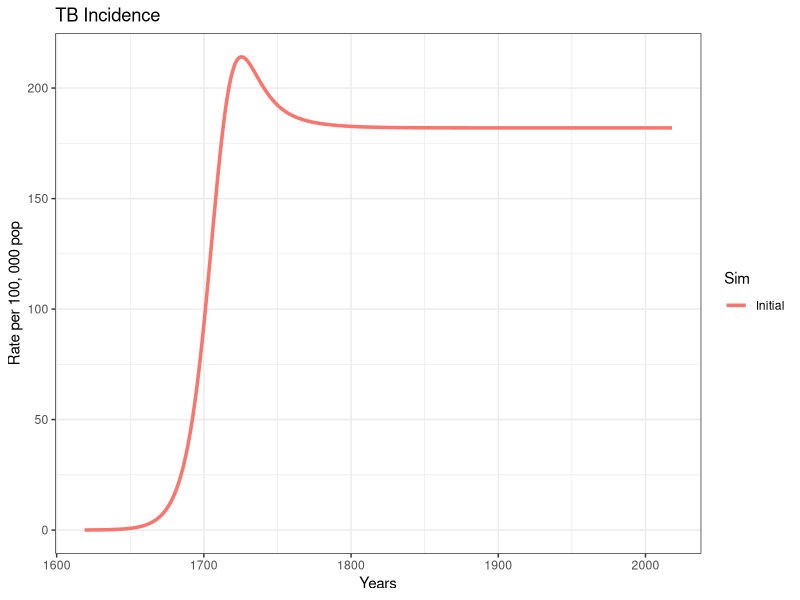
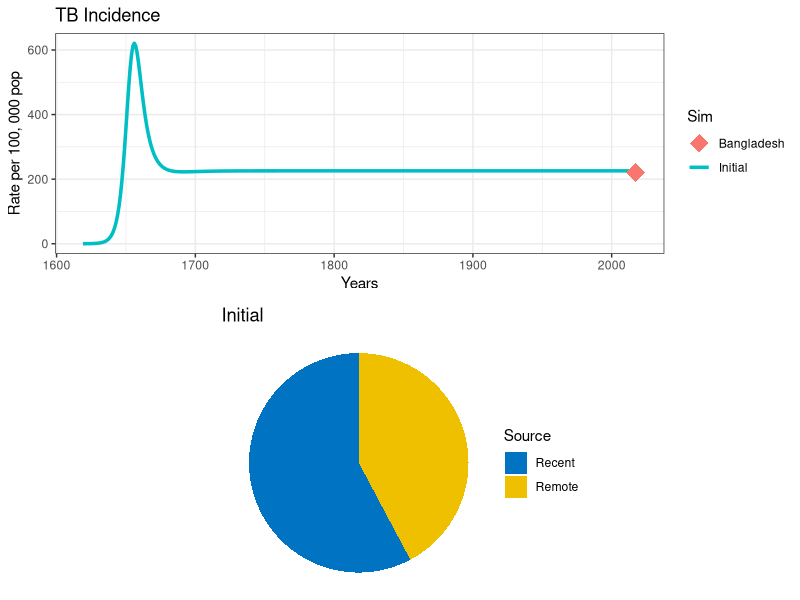
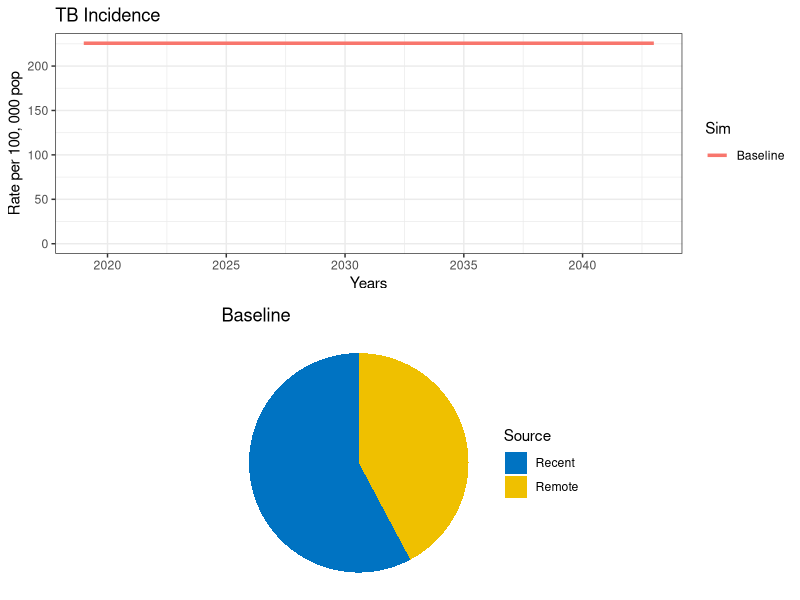

The R script that drew these images, in order: (Note: this script raises an error after producing the figures.)

# topic -------------------------------------------------------------------

#contact-disease models
#https://www.reconlearn.org/post/practical-tb.html

# libraries ---------------------------------------------------------------

library(deSolve)
library(gridExtra)
library(ggplot2)
#library(reshape)

# set parameters ----------------------------------------------------------

T.lfx    <- 72              # Life expectancy
T.dur    <- 3                # Duration of infectious period
beta     <- 4                # Transmission rate per capita ***(range 4-18)
break_in <- 1/T.lfx*(0.1)                # Transition rate from latent to active disease
selfcure <- (1/T.dur)*(0.5)                # Rate of spontaneous cure
mu       <- 1/T.lfx         # Background mortality rate
mu_tb    <- (1/T.dur)*(0.5)                # TB mortality rate
fast     <- 0.1                # Fraction fast progressing to active TB
imm      <- 0.5                # Infectiousness decline (partial immunity)
relapse  <- 0.005                # Relapse rate

# equations ---------------------------------------------------------------

TB.Basic <- function (t, state, parameters) {
  with(as.list(c(state, parameters)),             
       {
         N      <- U + L + I + R            # Total population
         births <- I * mu_tb + N * mu       # Births (for stable population)
         lambda <- beta * I/N               # Force of Infection
         
         # Uninfected 
         dU <- births - U * (lambda + mu)                              
         
         # Latent 
         dL <- U * lambda * (1-fast) + R * (lambda * (1-fast) * imm) - L * (mu + break_in) 
         
         # Active TB
         dI <- U * lambda * fast + R * (lambda * fast * imm) +  L * break_in + R * relapse -
           I * (mu + mu_tb + selfcure)
         
         # Recovered
         dR <- I * selfcure - R * (lambda * imm + relapse + mu)      
         
         # Model outcomes
         dIncidence <- U * (lambda * fast) + R * (lambda * fast * imm) + L * break_in + R * relapse 
         
         # ::::::::: TRY  TO COMPLETE THIS EQUATIONS ***(tip: JUST DESINTEGER THE INCIDENCE)
         
         dIrecent   <- U * lambda * fast + R * (lambda*fast*imm) + R * relapse
           
         dIremote   <- L * break_in
           
         # ::::::::::::::::::::::::::::::::::::::::::::
           
         # wrap-up 
         dx <- c(dU, dL, dI, dR, dIncidence, dIrecent, dIremote)
         list(dx)
       }
  )
}


# function ----------------------------------------------------------------

get_intervention <- function(sfin, params_new, params_old, times_new,
                             t.interv, fx_scale, fx_basic, int_name, data_stub) {
  
  # Starting conditions
  xstart <- c(U = sfin$U,
              L = sfin$L,
              I = sfin$I,
              R = sfin$R,
              Incidence = sfin$Incidence,
              Irecent   = sfin$Irecent,
              Iremote   = sfin$Iremote)
  
  # Select type of function
  if (is.na(t.interv)) {
    fx <- fx_basic
  }  else {
    fx <- fx_scale
  }
  
  # Run the model
  out <- as.data.frame(ode(y = xstart, times = times_new,
                           func = fx, parms = params_new)) 
  # Model output
  N           <- out$U + out$L + out$I + out$R
  rate.inc    <- 1e5 * (diff(out$Incidence) / N[1:length(N) - 1])
  fr.remo     <- diff(out$Iremote) / diff(out$Incidence)
  time        <- out$time[1:length(out$time) - 1]
  dat         <- data.frame(Years = time + (2019 - 400), Incidence = rate.inc)
  dat$Sim     <- int_name
  
  # If it is a first run, nothing to append 
  if (is.na(data_stub)) {
    data <- dat
  }
  else # Append previous runs
  {
    data <- rbind(data_stub, dat)
  }
  
  remote <- fr.remo  # rename a variable with the fraction of remote incidence
  titl   <- int_name
  
  p <- ggplot(data = data, mapping = aes(x = Years, y = Incidence, col = Sim))
  p1 <- p +
    geom_line(size = 1.2) +
    ggtitle ("TB Incidence") +
    theme_bw() + ylab("Rate per 100, 000 pop") +
    ylim(0, max(data$Incidence))
  
  df <- data.frame(
    Source = c("Recent", "Remote"),
    value  = c(1 - tail(remote, 1), tail(remote, 1))
  )
  
  # Pie chart of remote vs recent incidence 
  mycols <- c("#0073C2FF", "#EFC000FF")
  pie <- ggplot(df, aes(x = "", y = value, fill = Source)) +
    geom_bar(width = 1, stat = "identity") +
    coord_polar("y", start = 0) +
    scale_fill_manual(values = mycols) +
    theme_void() +
    ggtitle(titl)
  
  output <- list("out" = out, "lines" = p1, "pie" = pie, "data" = data)
  
  # Return the results
  return(output)
}


# sim parameters ----------------------------------------------------------

t.intervention <- 400      # years of simulation
t.scale        <- 3        # Scaling up time of interventions
times <- seq(0, t.intervention, by = 1)          # time scale


# start values ------------------------------------------------------------

# Prepare to run
params <- c(break_in = break_in, selfcure = selfcure, mu = mu, mu_tb = mu_tb,
            beta = beta, fast = fast, imm = imm, relapse = relapse) # running parameters

# Initial Conditions
N  <- 1                  # Total population equal to unity 
I0 <- 1e-6               # TB seed at time 0

xstart <- data.frame(U = N-I0,
                     L = 0,
                     I = I0,  
                     R = 0,
                     Incidence = 0, 
                     Irecent = 0, 
                     Iremote = 0)                


# solve -------------------------------------------------------------------

# run the model
out  <- get_intervention(xstart, params, NA, times, NA, NA, TB.Basic,
                         "Initial", NA) 
# plot
out$lines

# part II -----------------------------------------------------------------

# :::::: FILL IN THE MISSING VALUES HERE 

Inc.country    <- 221 # TB incidence per 100,000 (including TB/HIV) 
country.name   <- "Bangladesh" # e.g., "Sierra Leone"
params["beta"] <- 6.1  # Transmission rate per capita per year ***(EVALUATE FROM WHERE!)
# ::::::
  
  
# run the model
out0 <- get_intervention(xstart, params, NA, times, NA, NA, TB.Basic,
                           "Initial", NA) 

# plot
dot <- data.frame(Data = country.name, Years = 2017, incidence = Inc.country)

p1 <- out0$lines +
  geom_point(dot, mapping = aes(x = Years, y = incidence, col = Data), 
             size = 6, shape = 18) 

# Arrange plots in a grid
grid.arrange(p1, out0$pie)


# scale up intervention ---------------------------------------------------

# Intervention scaling function
scale_up <- function(t, state, parameters, t.interv, parameters_old, fx) {
  
  scale <- min((t - t.interv[1])/(t.interv[2] - t.interv[1]), 1) 
  if (scale < 0) 
  {
    scale <- 0
  }
  
  pars_scaled <- parameters;
  
  pars_scaled <- parameters_old + scale * (parameters - parameters_old)
  
  return(fx(t, state, pars_scaled))
}

# Function handles

fx_basic <- TB.Basic
fx_scale <- function(t, state, parameters) scale_up(t, state, parameters, t.interv, params, fx_basic)

## Simulation 0
# Project at baseline
int_name    <- "Baseline"

# Initial conditions (starting in 2019)
sfin        <- tail(out0$out, 1)                             
params_base <- params
times_new   <- seq(t.intervention, t.intervention + 25, by = 1)
t.interv    <- c(times_new[2], times_new[2] + t.scale)

# Run model
data0 <- get_intervention(sfin, params_base, params_base, times_new, NA,
                          fx_scale, fx_basic, "Baseline", NA) 
# Plot
grid.arrange(data0$lines, data0$pie)


# TB treatment ------------------------------------------------------------

## Simulation 1
# An Intervention simulating introduction of treatment
int_name  <- "Treatment"

# Update parameter results data frame to append new results
params_1  <- params_base
data_stub <- data0$data

# :::: COMPLETE THE MISSING VALUES AND WRITE A TERM FOR RATE Tx

#AIM: modificar tasa de recuperacion

# Change parameters for intervention
T.cs  <- 1       # Time delay (yrs) between developing symptoms and seeking care
pDx   <- 0.95       # Probability of being diagnosed once care sought
pTx   <- 0.95       # probability of recieving correct Tx if diagnosed
T.rTx <- 0.5   # 6 months treatment duration
Tx    <- (1/(T.cs+T.rTx)*pDx*pTx)
#
  
# ::::
  
params_1["selfcure"] <- selfcure + Tx

data1 <- get_intervention(sfin, params_1, params_base, times_new, t.interv,
                          fx_scale, fx_basic, int_name, data_stub) 

p1 <- data1$lines +
  # EndTb limit
  geom_hline(yintercept = Inc.country*0.1, linetype = "dashed", color = "black", size = 1) +
  # Elimination limit
  geom_hline(yintercept = 0.1/1e5, linetype = "dashed", color = "red", size = 1)


grid.arrange(p1, data1$pie)


# increace demand of TB services ------------------------------------------

#reducir el tiempo en el que alguien accede a servicios de salud
#una reducción del 75%
#equivale a el 25% de cada parámetro


# transmission control ----------------------------------------------------

#cut-off the transmission!!!
#no beta!


# focus on the latent population ------------------------------------------
# LTBI treatment

# medida de prevención
# 1- efectividad
# efectividad = 0.9
# 0.1
# affects brake_in -> (1/duracion)*contacto*(1-effectividad)
